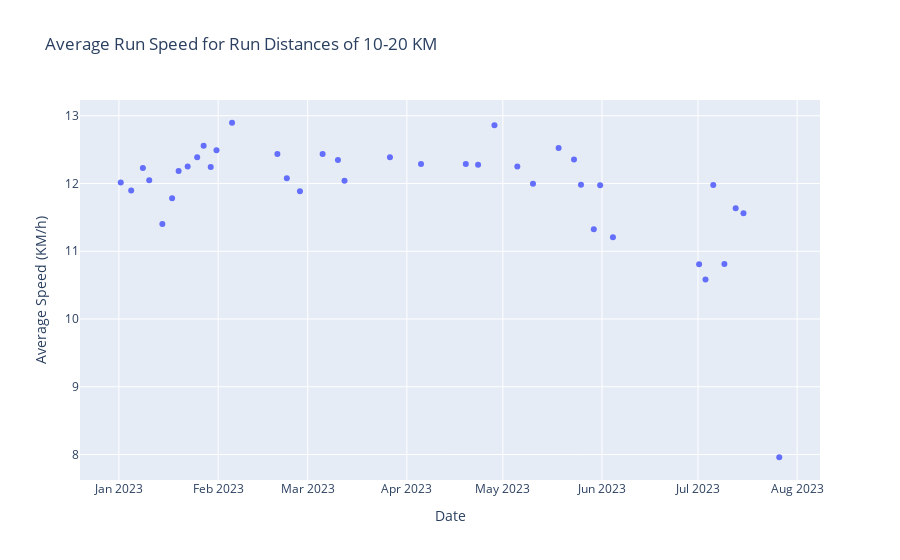

Source (notebook cell):
### Code cell
run_2023_10to20km = run_2023[(run_2023['distance_km']>=10) & (run_2023['distance_km']<=20)]
# run_2023_10to20km
fig = px.scatter(run_2023_10to20km, x='activity_date', y='average_kmh', title='Average Run Speed for Run Distances of 10-20 KM')
fig.update_traces(mode='markers')
fig.update_layout(xaxis_title='Date', yaxis_title='Average Speed (KM/h)')

fig.show()

### Figure 1 — Plotly figure (JSON) as saved in the notebook; plotly's stock layout.template omitted (floating-point values rounded to 4 significant figures)
{"data": [{"hovertemplate": "activity_date=%{x}<br>average_kmh=%{y}<extra></extra>", "legendgroup": "", "marker": {"color": "#636efa", "symbol": "circle"}, "mode": "markers", "name": "", "orientation": "v", "showlegend": false, "type": "scatter", "x": ["2023-01-01T13:32:33", "2023-01-04T19:53:29", "2023-01-08T11:35:33", "2023-01-10T11:13:02", "2023-01-14T13:44:36", "2023-01-17T14:46:59", "2023-01-19T15:34:13", "2023-01-22T11:34:49", "2023-01-25T10:52:25", "2023-01-27T11:24:25", "2023-01-29T16:29:47", "2023-01-31T11:41:14", "2023-02-05T08:25:10", "2023-02-19T12:42:26", "2023-02-22T11:24:29", "2023-02-26T13:59:29", "2023-03-05T15:50:08", "2023-03-10T10:48:36", "2023-03-12T12:14:31", "2023-03-26T17:11:45", "2023-04-05T10:11:57", "2023-04-19T10:04:36", "2023-04-23T06:17:06", "2023-04-28T09:09:39", "2023-05-05T12:45:39", "2023-05-10T10:11:39", "2023-05-18T10:20:15", "2023-05-23T05:51:13", "2023-05-25T10:08:41", "2023-05-29T10:18:43", "2023-05-31T10:02:55", "2023-06-04T09:59:34", "2023-07-01T08:20:19", "2023-07-03T08:18:11", "2023-07-05T18:32:40", "2023-07-09T06:09:11", "2023-07-12T18:42:42", "2023-07-15T05:16:45", "2023-07-26T09:37:43"], "xaxis": "x", "y": [12.02, 11.9, 12.23, 12.05, 11.4, 11.78, 12.18, 12.25, 12.39, 12.56, 12.24, 12.49, 12.9, 12.43, 12.08, 11.88, 12.44, 12.35, 12.04, 12.39, 12.29, 12.29, 12.28, 12.86, 12.25, 12.0, 12.52, 12.36, 11.98, 11.33, 11.97, 11.21, 10.81, 10.58, 11.98, 10.81, 11.63, 11.56, 7.96], "yaxis": "y"}], "layout": {"legend": {"tracegroupgap": 0}, "title": {"text": "Average Run Speed for Run Distances of 10-20 KM"}, "xaxis": {"anchor": "y", "domain": [0, 1], "title": {"text": "Date"}}, "yaxis": {"anchor": "x", "domain": [0, 1], "title": {"text": "Average Speed (KM/h)"}}}}
